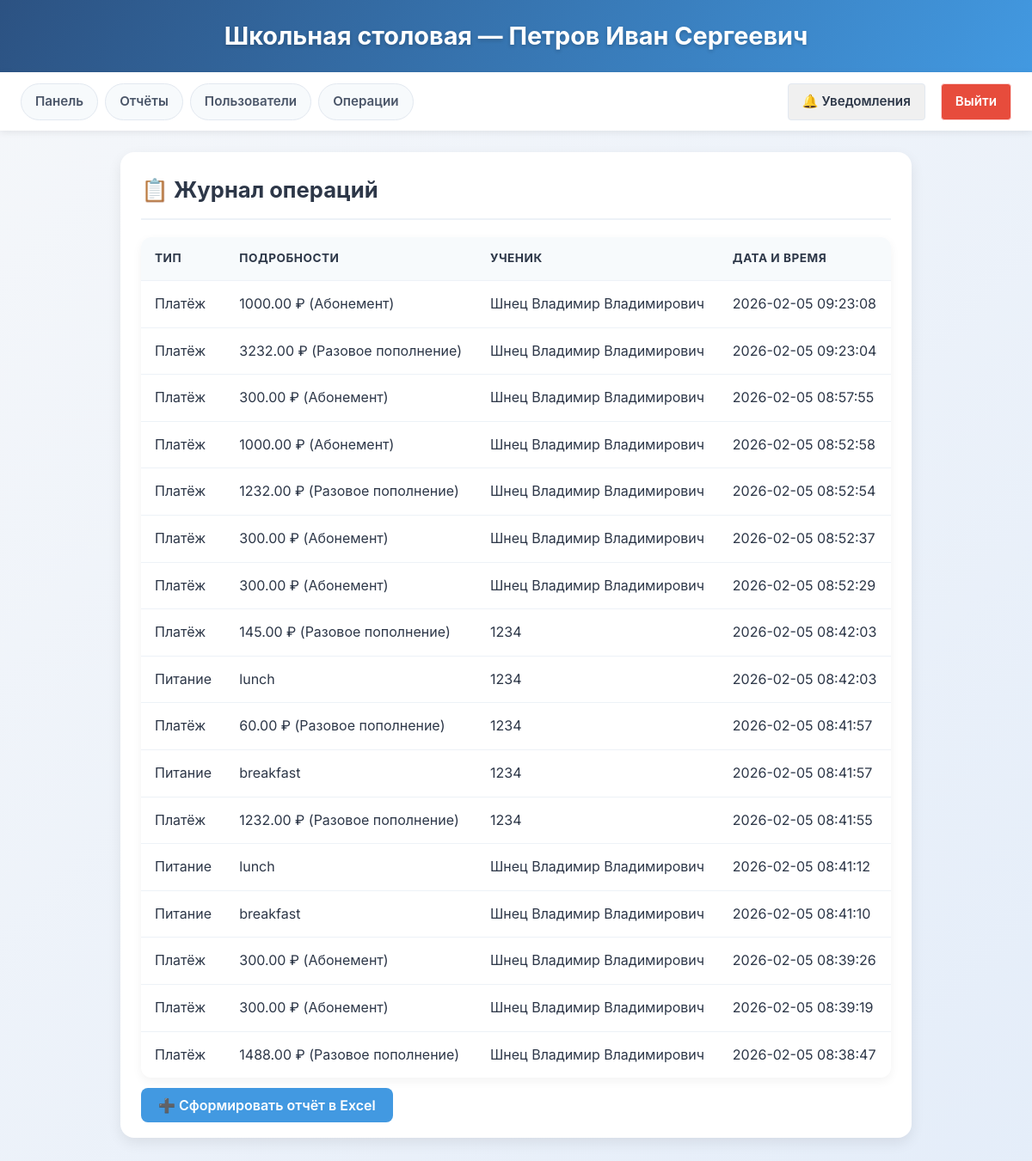
The app's page /admin/operations (signed in) with its own data.
### tables this page shows
CREATE TABLE payments (
                id INTEGER PRIMARY KEY AUTOINCREMENT,
                student_id INTEGER NOT NULL,
                amount REAL NOT NULL,
                payment_type TEXT CHECK(payment_type IN ('one-time', 'subscription')),
                description TEXT,
                created_at TIMESTAMP DEFAULT CURRENT_TIMESTAMP,
                FOREIGN KEY(student_id) REFERENCES users(id)
            );

CREATE TABLE users (
                id INTEGER PRIMARY KEY AUTOINCREMENT,
                full_name TEXT UNIQUE NOT NULL,
                password_hash TEXT NOT NULL,
                role TEXT NOT NULL CHECK(role IN ('student', 'cook', 'admin')),
                created_at TIMESTAMP DEFAULT CURRENT_TIMESTAMP
            );

CREATE TABLE meal_records (
                id INTEGER PRIMARY KEY AUTOINCREMENT,
                student_id INTEGER NOT NULL,
                menu_id INTEGER NOT NULL,
                meal_type TEXT NOT NULL CHECK(meal_type IN ('breakfast', 'lunch')),
                taken_at TIMESTAMP DEFAULT CURRENT_TIMESTAMP,
                confirmed BOOLEAN DEFAULT 0,
                FOREIGN KEY(student_id) REFERENCES users(id),
                FOREIGN KEY(menu_id) REFERENCES menu_sets(id)
            );

### app.py (the view)
@app.route('/admin/operations')
def admin_operations():
    if session.get('role') != 'admin':
        return redirect(url_for('login'))
    db = get_db()
    unread_count = get_unread_notifications_count(session['user_id'], db)
    operations = []
    payments = db.execute('''
        SELECT 'Платёж' as type, p.amount, p.payment_type, u.full_name, p.created_at
        FROM payments p
        JOIN users u ON p.student_id = u.id
        ORDER BY p.created_at DESC
        LIMIT 50
    ''').fetchall()
    meals = db.execute('''
        SELECT 'Питание' as type, mr.meal_type, '' as payment_type, u.full_name, mr.taken_at
        FROM meal_records mr
        JOIN users u ON mr.student_id = u.id
        ORDER BY mr.taken_at DESC
        LIMIT 50
    ''').fetchall()
    all_ops = []
    for p in payments:
        category = "Абонемент" if p['payment_type'] == 'subscription' else "Разовое пополнение"
        all_ops.append({
            'type': 'Платёж',
            'detail': f"{p['amount']:.2f} ₽ ({category})",
            'user': p['full_name'],
            'date': p['created_at']
        })
    for m in meals:
        all_ops.append({
            'type': 'Питание',
            'detail': m['meal_type'],
            'user': m['full_name'],
            'date': m['taken_at']
        })
    all_ops.sort(key=lambda x: x['date'], reverse=True)
    operations = all_ops[:100]
    return render_template('admin/operations.html', operations=operations, unread_count=unread_count)

### app.py (called while the page is built)
def get_db():
    db = getattr(g, '_database', None)
    if db is None:
        db = g._database = sqlite3.connect(DATABASE)
        db.row_factory = sqlite3.Row
    return db

@app.teardown_appcontext
def close_connection(exception):
    db = getattr(g, '_database', None)
    if db is not None:
        db.close()

def get_unread_notifications_count(user_id, db):
    count = db.execute('SELECT COUNT(*) FROM notifications WHERE user_id = ? AND is_read = 0', (user_id,)).fetchone()
    return count[0] if count else 0

### templates/admin/operations.html
{% extends "base.html" %}
{% block content %}
<div class="card">
    <div class="card-header">
        <h2>📋 Журнал операций</h2>
    </div>
    {% if operations %}
        <table>
            <thead>
                <tr>
                    <th>Тип</th>
                    <th>Подробности</th>
                    <th>Ученик</th>
                    <th>Дата и время</th>
                </tr>
            </thead>
            <tbody>
                {% for op in operations %}
                <tr>
                    <td>{{ op.type }}</td>
                    <td>{{ op.detail }}</td>
                    <td>{{ op.user }}</td>
                    <td>{{ op.date[:19] }}</td>
                </tr>
                {% endfor %}
            </tbody>
        </table>
    {% else %}
        <p>Операции не найдены.</p>
    {% endif %}
    <div style="margin-top: 20px;">
        <a href="{{ url_for('admin_reports') }}"
           style="padding: 10px 20px; background: #4299e1; color: white; text-decoration: none; border-radius: 8px; font-weight: 600;">
            ➕ Сформировать отчёт в Excel
        </a>
    </div>
</div>
{% endblock %}

### static/style.css (style rules this page uses)
* { margin: 0; padding: 0; box-sizing: border-box; }
body { font-family: 'Inter', -apple-system, BlinkMacSystemFont, 'Segoe UI', Roboto, sans-serif; background: linear-gradient(135deg, #f5f7fa 0%, #e4edf9 100%); color: #2d3748; min-height: 100vh; padding-bottom: 40px; line-height: 1.6; }
.card { background: white; border-radius: 16px; box-shadow: 0 6px 16px rgba(0,0,0,0.08); padding: 24px; margin-bottom: 24px; transition: transform 0.2s, box-shadow 0.2s; }
.card-header { margin-bottom: 20px; padding-bottom: 12px; border-bottom: 2px solid #edf2f7; }
.card-header h2 { font-size: 1.6rem; color: #2d3748; font-weight: 700; display: flex; align-items: center; gap: 10px; }
table { width: 100%; border-collapse: collapse; margin-top: 16px; border-radius: 12px; overflow: hidden; box-shadow: 0 4px 12px rgba(0,0,0,0.05); }
th, td { padding: 14px 16px; text-align: left; border-bottom: 1px solid #edf2f7; }
th { background: #f7fafc; font-weight: 700; color: #2d3748; text-transform: uppercase; font-size: 0.85rem; letter-spacing: 0.5px; }
tr:last-child td { border-bottom: none; }

### records on screen
payments: type "Платёж", detail "1000.00 ₽ (Абонемент)", user "Шнец Владимир Владимирович", created_at "2026-02-05 09:23:08"
payments: type "Платёж", detail "3232.00 ₽ (Разовое пополнение)", user "Шнец Владимир Владимирович", created_at "2026-02-05 09:23:04"
payments: type "Платёж", detail "300.00 ₽ (Абонемент)", user "Шнец Владимир Владимирович", created_at "2026-02-05 08:57:55"
payments: type "Платёж", detail "1000.00 ₽ (Абонемент)", user "Шнец Владимир Владимирович", created_at "2026-02-05 08:52:58"
payments: type "Платёж", detail "1232.00 ₽ (Разовое пополнение)", user "Шнец Владимир Владимирович", created_at "2026-02-05 08:52:54"
payments: type "Платёж", detail "300.00 ₽ (Абонемент)", user "Шнец Владимир Владимирович", created_at "2026-02-05 08:52:37"
payments: type "Платёж", detail "300.00 ₽ (Абонемент)", user "Шнец Владимир Владимирович", created_at "2026-02-05 08:52:29"
payments: type "Платёж", detail "145.00 ₽ (Разовое пополнение)", user "1234", created_at "2026-02-05 08:42:03"
meal_records: type "Питание", detail "lunch", user "1234", taken_at "2026-02-05 08:42:03"
payments: type "Платёж", detail "60.00 ₽ (Разовое пополнение)", user "1234", created_at "2026-02-05 08:41:57"
meal_records: type "Питание", detail "breakfast", user "1234", taken_at "2026-02-05 08:41:57"
payments: type "Платёж", detail "1232.00 ₽ (Разовое пополнение)", user "1234", created_at "2026-02-05 08:41:55"
meal_records: type "Питание", detail "lunch", user "Шнец Владимир Владимирович", taken_at "2026-02-05 08:41:12"
meal_records: type "Питание", detail "breakfast", user "Шнец Владимир Владимирович", taken_at "2026-02-05 08:41:10"
payments: type "Платёж", detail "300.00 ₽ (Абонемент)", user "Шнец Владимир Владимирович", created_at "2026-02-05 08:39:26"
payments: type "Платёж", detail "300.00 ₽ (Абонемент)", user "Шнец Владимир Владимирович", created_at "2026-02-05 08:39:19"
payments: type "Платёж", detail "1488.00 ₽ (Разовое пополнение)", user "Шнец Владимир Владимирович", created_at "2026-02-05 08:38:47"

### other values on screen
{{ session.full_name or 'Гость' }} "Петров Иван Сергеевич"
